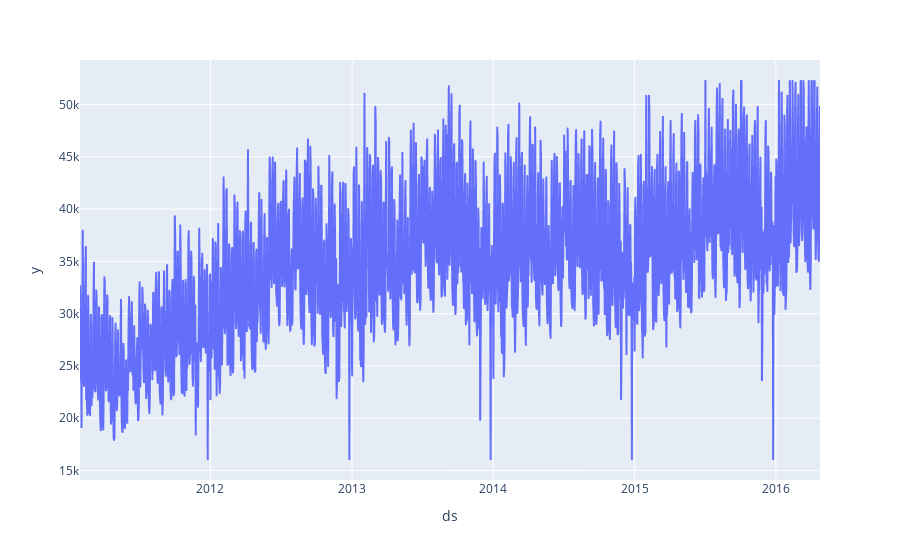

Notebook source saved alongside this figure:
### Code cell
px.line(gsc_pred1, x ='ds', y = 'y')

### Figure 1 — Plotly figure (JSON) as saved in the notebook; plotly's stock layout.template omitted (floating-point values rounded to 4 significant figures; data arrays with more than 128 entries replaced by an {"elided": "..."} marker saying what was removed)
{"data": [{"hovertemplate": "ds=%{x}<br>y=%{y}<extra></extra>", "legendgroup": "", "line": {"color": "#636efa", "dash": "solid"}, "marker": {"symbol": "circle"}, "mode": "lines", "name": "", "showlegend": false, "type": "scattergl", "x": {"elided": "1913 str values"}, "xaxis": "x", "y": {"elided": "1913 float values"}, "yaxis": "y"}], "layout": {"legend": {"tracegroupgap": 0}, "margin": {"t": 60}, "xaxis": {"anchor": "y", "domain": [0, 1], "title": {"text": "ds"}}, "yaxis": {"anchor": "x", "domain": [0, 1], "title": {"text": "y"}}}}
